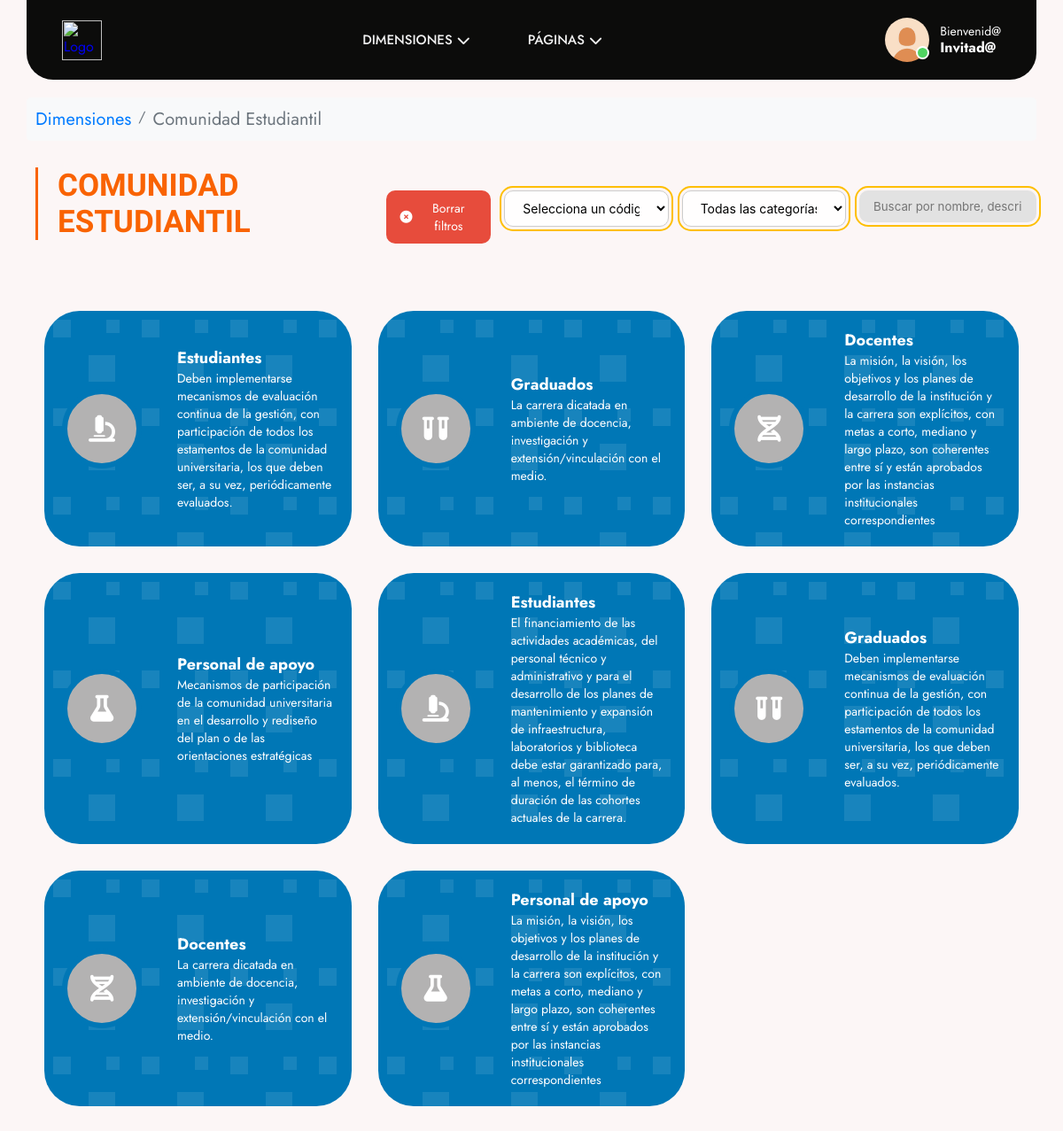
Screenshot of /dashboard/categorias/comunidad.php with the database file from the repository.
### tables this page shows
CREATE TABLE `categorias` (
  `id` int NOT NULL AUTO_INCREMENT,
  `nombre` varchar(200) NOT NULL,
  `activo` tinyint(1) DEFAULT '1',
  `created_at` timestamp NULL DEFAULT CURRENT_TIMESTAMP,
  `dimensiones_id` int NOT NULL,
  `tipo_area_id` int NOT NULL,
  `criterio_id` int DEFAULT NULL,
  PRIMARY KEY (`id`),
  KEY `dimensiones_id` (`dimensiones_id`),
  KEY `tipo_area_id` (`tipo_area_id`),
  KEY `fk_criterio_id` (`criterio_id`),
  CONSTRAINT `categorias_ibfk_1` FOREIGN KEY (`dimensiones_id`) REFERENCES `dimensiones` (`id`),
  CONSTRAINT `categorias_ibfk_2` FOREIGN KEY (`tipo_area_id`) REFERENCES `tipo_area` (`id`),
  CONSTRAINT `fk_criterio_id` FOREIGN KEY (`criterio_id`) REFERENCES `criterio` (`id`) ON DELETE SET NULL ON UPDATE CASCADE
);

CREATE TABLE `criterio` (
  `id` int NOT NULL AUTO_INCREMENT,
  `nombre` varchar(350) NOT NULL,
  `activo` tinyint(1) DEFAULT '1',
  `created_at` timestamp NULL DEFAULT CURRENT_TIMESTAMP,
  PRIMARY KEY (`id`)
);

### dashboard/categorias/comunidad.php (the view, shortened to what this page needs)
<?php
include '../../includes/header.php';
$conexion = obtenerConexion();
$categoriaSeleccionada = isset($_GET['cat']) ? (int)$_GET['cat'] : null;
$codigoSeleccionado = isset($_GET['codigo']) ? $_GET['codigo'] : null;
$busqueda = isset($_GET['buscador']) ? trim($_GET['buscador']) : null;
$sql = "SELECT c.id, c.nombre AS categoria, cr.nombre AS criterio
        FROM categorias c
        LEFT JOIN criterio cr ON c.criterio_id = cr.id
        WHERE c.activo = 1 AND c.dimensiones_id = 3";
$resultado = $conexion->query($sql);
$colorDimension = 'card-blue';
$iconos = ['fa-microscope', 'fa-vials', 'fa-dna', 'fa-flask'];
?>
<!DOCTYPE html>
<html lang="es">
<head>
    <link rel="stylesheet" href="../../assets/css/categorias.css">
</head>
<body>
    <div class="container">
        <div class="breadcrumbs-container">
            <nav aria-label="Ruta de navegación">
                <ol class="breadcrumbs">
                    <li class="breadcrumb-item">
                        <a href="/dashboard/dimensiones/dimensiones.php">Dimensiones</a>
                    </li>
                    <li class="breadcrumb-separator">/</li>
                    <li class="breadcrumb-item active" aria-current="page">
                        Comunidad Estudiantil
                    </li>
                </ol>
            </nav>
        </div>
        <div class="TITULOYHERRAMIENTAS">
            <div class="titulo-con-linea">
                <h1>COMUNIDAD ESTUDIANTIL</h1>
            </div>
            <div class="barra-de-herramientas">
                <button type="button" onclick="borrarFiltros()" class="btn-borrar-filtros">
                    <i class="fas fa-times-circle"></i> Borrar filtros
                </button>
                <div class="select-container">
                    <select id="codigo" name="codigo">
                        <option value="" <?= !$codigoSeleccionado ? 'selected' : '' ?> disabled>Selecciona un código</option>
                    </select>
                </div>
                <div class="select-container">
                    <select id="categoria" name="categoria">
                        <option value="0" <?= !$categoriaSeleccionada ? 'selected' : '' ?>>Todas las categorías</option>
                    </select>
                </div>
                <div style="position: relative; flex-grow: 1;">
                    <input type="text" id="buscador" name="buscador" class="input" placeholder="Buscar por nombre, descripción o código..." value="<?= htmlspecialchars($busqueda) ?>">
                </div>
            </div>
        </div>
        <?php include '../../includes/cardscategorias.php'; ?>
    </div>
</body>
</html>

### includes/header.php (shortened to what this page needs)
<?php
$nombre_usuario = "Invitad@";
?>
<head>
    <link rel="stylesheet" href="../../assets/css/header.css">
</head>
<body>
    <div class="container">
        <header>
            <div class="logo">
                <a href="../home/index.php">
                    <img src="https://unifranz.edu.bo/wp-content/themes/unifranz-web/public/images/logos/logo-light-min.442cee.svg" alt="Logo Unifranz">
                </a>
            </div>
            <nav class="navbar">
                <ul class="nav-links">
                    <li class="dropdown">
                        <a href="../dimensiones/dimensiones.php">Dimensiones <i class="fas fa-chevron-down dropdown-icon"></i></a>
                    </li>
                    <li class="dropdown">
                        <a href="#">Páginas <i class="fas fa-chevron-down dropdown-icon"></i></a>
                    </li>
                </ul>
            </nav>
            <div class="nav-right">
                <div class="profile-tooltip" id="profileTooltip">
                    <div class="profile-container">
                        <img src="../../assets/img/fotoperfil.jpg" alt="Profile" class="profile-img">
                        <div class="status-indicator"></div>
                        <div class="user-info">
                            <span>Bienvenid@</span>
                            <span class="name"><?php echo htmlspecialchars($nombre_usuario); ?></span>
                        </div>
                    </div>
                </div>
            </div>
        </header>
    </div>
</body>
</html>

### includes/cardscategorias.php
<div class="cards-container">
    <?php
    $i = 0;
    if ($resultado->num_rows > 0) {
        while ($fila = $resultado->fetch_assoc()):
            $colorClass = $colorDimension ?? 'card-orange';
            $icono = $iconos[$i % count($iconos)];
            $criterio = !empty($fila['criterio']) ? $fila['criterio'] : 'Sin criterio asignado';
            ?>
            <a href="../documentos/documentos.php?id=<?= $fila['id'] ?>" class="card <?= $colorClass ?>">
                <div class="card-icon">
                    <i class="fas <?= $icono ?>"></i>
                </div>
                <div class="card-content">
                    <h3><?= htmlspecialchars($fila['categoria']) ?></h3>
                    <p><?= htmlspecialchars($criterio) ?></p>
                </div>
            </a>
            <?php $i++;
        endwhile;
    } else {
        echo '<p class="no-results">No se encontraron categorías con los filtros seleccionados.</p>';
    }
    ?>
</div>

### assets/css/header.css (style rules this page uses)
* { margin: 0; padding: 0; box-sizing: border-box; font-family: "Jost", sans-serif; }
body { background-color: rgb(245, 241, 238); }
.container { margin: 0 auto; padding: 0px; }
header { display: flex; justify-content: space-between; align-items: center; margin: 0px 30px; padding: 20px 40px; border-radius: 0px 0px 30px 30px; background-color: rgb(12, 12, 11); position: fixed; top: 0; left: 0; right: 0; z-index: 999; transition: background-color 0.3s ease, opacity 0.9s ease; }
.logo img { height: 45px; }
nav { display: flex; align-items: center; }
.nav-links { display: flex; list-style: none; gap: 40px; }
.nav-links li { margin-right: 25px; position: relative; }
.nav-links > li > a { text-decoration: none; color: rgb(240, 240, 240); font-size: 15px; font-weight: 500; font-family: "Jost", sans-serif; display: flex; align-items: center; gap: 5px; text-transform: uppercase; }
.fas { transition: transform 0.3s ease; }
.nav-right { display: flex; align-items: center; }
.profile-container { display: flex; align-items: center; gap: 12px; position: relative; }
.profile-img { width: 50px; height: 50px; border-radius: 50%; object-fit: cover; }
.status-indicator { width: 15px; height: 15px; background-color: #4fd461; border-radius: 50%; position: absolute; bottom: 3px; left: 35px; border: 2px solid white; }
.user-info { display: flex; flex-direction: column; color: white; font-family: "Inter", sans-serif; font-size: 14px; line-height: 1.2; }
.user-info .name { font-weight: bold; font-size: 16px; }

### includes/header.php (style rules this page uses)
.profile-tooltip { position: relative; display: inline-block; cursor: pointer; font-family: "Inter", sans-serif; }

### dashboard/categorias/comunidad.php (style rules this page uses)
.breadcrumbs-container { padding: 10px; margin-bottom: 20px; background-color: #f8f9fa; border-radius: 5px; margin-top: 100px; }
.breadcrumbs { display: flex; flex-wrap: wrap; list-style: none; padding: 0; margin: 0; }
.breadcrumb-item { font-size: 20px; }
.breadcrumb-item a { color: #007bff; text-decoration: none; transition: color 0.2s; }
.breadcrumb-item.active { color: #6c757d; }
.breadcrumb-separator { color: #6c757d; padding: 0 8px; }

### rows the page displays
categorias: nombre "Estudiantes", criterio.nombre "Deben implementarse mecanismos de evaluación continua de la gestión, con participación de todos los estamentos de la comunidad universitaria, los que deben ser, a su vez, periódicamente evaluados."
categorias: nombre "Graduados", criterio.nombre "La carrera dicatada en ambiente de docencia, investigación y extensión/vinculación con el medio."
categorias: nombre "Docentes", criterio.nombre "La misión, la visión, los objetivos y los planes de desarrollo de la institución y la carrera son explícitos, con metas a corto, mediano y largo plazo, son coherentes entre sí y están aprobados por las instancias institucionales correspondientes"
categorias: nombre "Personal de apoyo", criterio.nombre "Mecanismos de participación de la comunidad universitaria en el desarrollo y rediseño del plan o de las orientaciones estratégicas"
categorias: nombre "Estudiantes", criterio.nombre "El financiamiento de las actividades académicas, del personal técnico y administrativo y para el desarrollo de los planes de mantenimiento y expansión de infraestructura, laboratorios y biblioteca debe estar garantizado para, al menos, el término de duración de las cohortes actuales de la carrera."
categorias: nombre "Graduados", criterio.nombre "Deben implementarse mecanismos de evaluación continua de la gestión, con participación de todos los estamentos de la comunidad universitaria, los que deben ser, a su vez, periódicamente evaluados."
categorias: nombre "Docentes", criterio.nombre "La carrera dicatada en ambiente de docencia, investigación y extensión/vinculación con el medio."
categorias: nombre "Personal de apoyo", criterio.nombre "La misión, la visión, los objetivos y los planes de desarrollo de la institución y la carrera son explícitos, con metas a corto, mediano y largo plazo, son coherentes entre sí y están aprobados por las instancias institucionales correspondientes"

### other values shown
$nombre_usuario "Invitad@"
